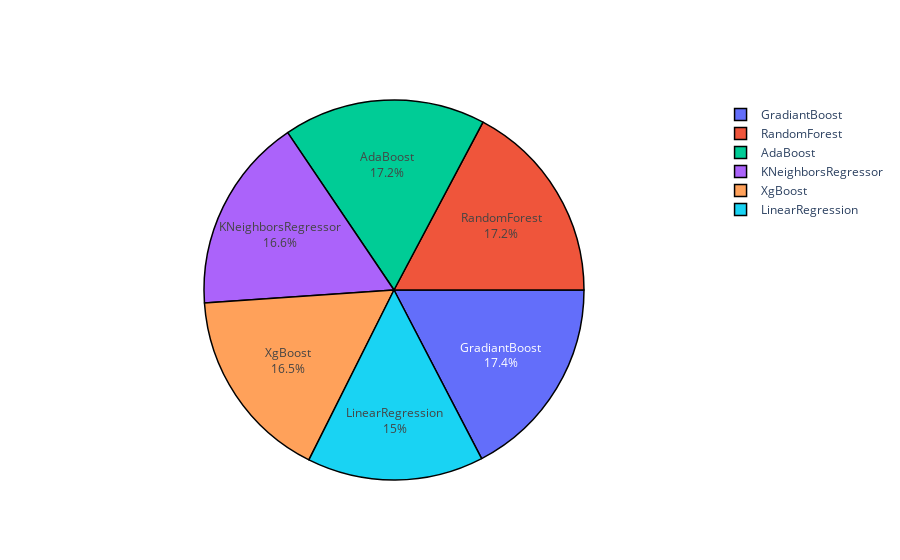

Notebook code for this chart:
### Code cell
label = model_scores['Algorithms']
value = model_scores['Score']

fig = go.Figure(data=[go.Pie(labels = label, values = value, rotation = 90)])

fig.update_traces(textposition='inside',
                  textinfo='percent+label',
                  marker=dict(line=dict(color='#000000', width = 1.5)))

fig.update_layout(title_x=0.5,
                  title_font=dict(size=20),
                  uniformtext_minsize=15)

fig.show()

### Figure 1 — Plotly figure (JSON) as saved in the notebook; plotly's stock layout.template omitted (floating-point values rounded to 4 significant figures)
{"data": [{"labels": ["GradiantBoost", "RandomForest", "AdaBoost", "KNeighborsRegressor", "XgBoost", "LinearRegression"], "marker": {"line": {"color": "#000000", "width": 1.5}}, "rotation": 90, "textinfo": "percent+label", "textposition": "inside", "type": "pie", "values": [0.8816, 0.8753, 0.8736, 0.8445, 0.8385, 0.7624]}], "layout": {"title": {"font": {"size": 20}, "x": 0.5}, "uniformtext": {"minsize": 15}}}
